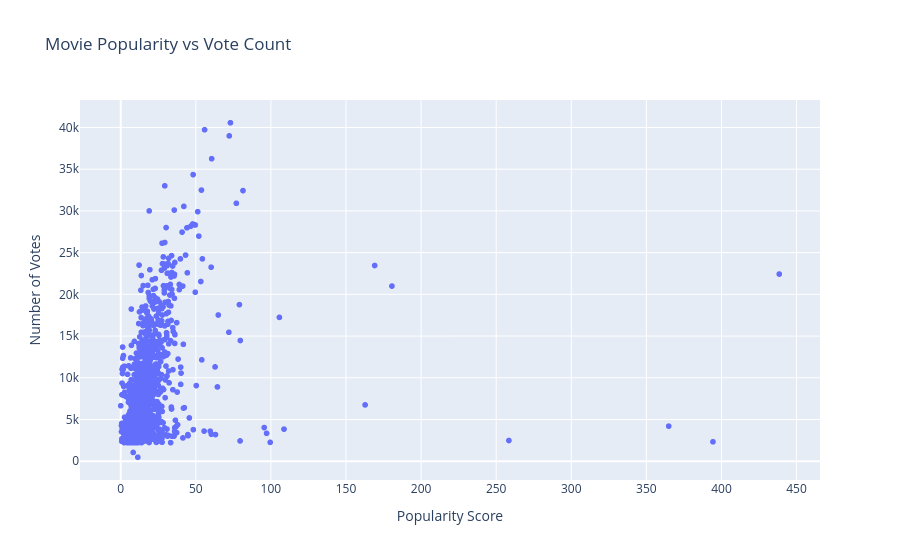

This figure's notebook cell:
### Code cell
# Popularity vs Vote Count

fig = px.scatter(
    movies,
    x="popularity",
    y="vote_count",
    title="Movie Popularity vs Vote Count",
    labels={
        "popularity": "Popularity Score",
        "vote_count": "Number of Votes"
    }
)

fig.show()

### Figure 1 — Plotly figure (JSON) as saved in the notebook; plotly's stock layout.template omitted (floating-point values rounded to 4 significant figures; data arrays with more than 128 entries replaced by an {"elided": "..."} marker saying what was removed)
{"data": [{"hovertemplate": "Popularity Score=%{x}<br>Number of Votes=%{y}<extra></extra>", "legendgroup": "", "marker": {"color": "#636efa", "symbol": "circle"}, "mode": "markers", "name": "", "showlegend": false, "type": "scattergl", "x": {"elided": "2503 float values"}, "xaxis": "x", "y": {"elided": "2503 int values"}, "yaxis": "y"}], "layout": {"legend": {"tracegroupgap": 0}, "title": {"text": "Movie Popularity vs Vote Count"}, "xaxis": {"anchor": "y", "domain": [0, 1], "title": {"text": "Popularity Score"}}, "yaxis": {"anchor": "x", "domain": [0, 1], "title": {"text": "Number of Votes"}}}}
